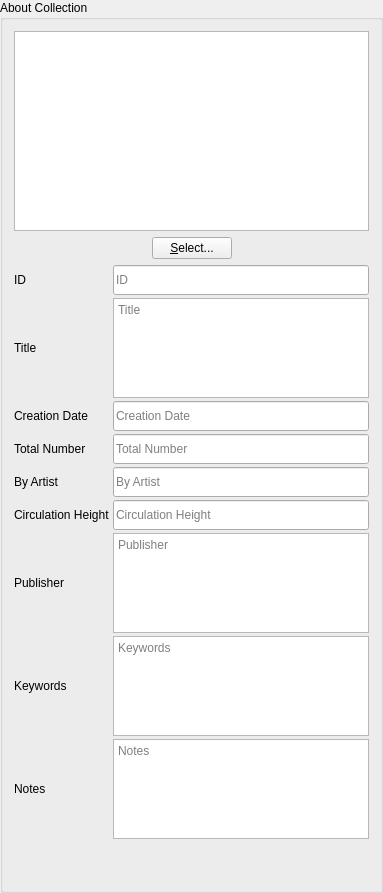
          <widget class="QGroupBox" name="coverImages">
           <property name="sizePolicy">
            <sizepolicy hsizetype="Preferred" vsizetype="Preferred">
             <horstretch>20</horstretch>
             <verstretch>0</verstretch>
            </sizepolicy>
           </property>
           <property name="minimumSize">
            <size>
             <width>200</width>
             <height>0</height>
            </size>
           </property>
           <property name="title">
            <string>About Collection</string>
           </property>
           <layout class="QVBoxLayout" name="verticalLayout">
            <item>
             <widget class="biblioteq_image_drop_site" name="thumbnail_collection">
              <property name="sizePolicy">
               <sizepolicy hsizetype="Minimum" vsizetype="Minimum">
                <horstretch>0</horstretch>
                <verstretch>0</verstretch>
               </sizepolicy>
              </property>
              <property name="minimumSize">
               <size>
                <width>150</width>
                <height>200</height>
               </size>
              </property>
              <property name="toolTip">
               <string>Thumbnail</string>
              </property>
              <property name="renderHints">
               <set>QPainter::Antialiasing|QPainter::SmoothPixmapTransform|QPainter::TextAntialiasing</set>
              </property>
             </widget>
            </item>
            <item>
             <layout class="QHBoxLayout" name="_2">
              <item>
               <spacer>
                <property name="orientation">
                 <enum>Qt::Horizontal</enum>
                </property>
                <property name="sizeHint" stdset="0">
                 <size>
                  <width>40</width>
                  <height>20</height>
                 </size>
                </property>
               </spacer>
              </item>
              <item>
               <widget class="QPushButton" name="select_image_collection">
                <property name="text">
                 <string>&amp;Select...</string>
                </property>
                <property name="icon">
                 <iconset resource="../Icons/icons.qrc">
                  <normaloff>:/16x16/fileopen.png</normaloff>:/16x16/fileopen.png</iconset>
                </property>
               </widget>
              </item>
              <item>
               <spacer>
                <property name="orientation">
                 <enum>Qt::Horizontal</enum>
                </property>
                <property name="sizeHint" stdset="0">
                 <size>
                  <width>40</width>
                  <height>20</height>
                 </size>
                </property>
               </spacer>
              </item>
             </layout>
            </item>
            <item>
             <layout class="QGridLayout" name="gridLayout">
              <property name="spacing">
               <number>3</number>
              </property>
              <item row="3" column="0">
               <widget class="QLabel" name="label_21">
                <property name="text">
                 <string>Creation Date</string>
                </property>
               </widget>
              </item>
              <item row="1" column="1">
               <widget class="QLineEdit" name="id_collection">
                <property name="minimumSize">
                 <size>
                  <width>0</width>
                  <height>30</height>
                 </size>
                </property>
                <property name="placeholderText">
                 <string>ID</string>
                </property>
               </widget>
              </item>
              <item row="2" column="0">
               <widget class="QLabel" name="label_2">
                <property name="text">
                 <string>Title</string>
                </property>
               </widget>
              </item>
              <item row="3" column="1">
               <widget class="QLineEdit" name="creation_date">
                <property name="minimumSize">
                 <size>
                  <width>0</width>
                  <height>30</height>
                 </size>
                </property>
                <property name="placeholderText">
                 <string>Creation Date</string>
                </property>
               </widget>
              </item>
              <item row="1" column="0">
               <widget class="QLabel" name="label_14">
                <property name="text">
                 <string>ID</string>
                </property>
               </widget>
              </item>
              <item row="4" column="1">
               <widget class="QLineEdit" name="total_number">
                <property name="minimumSize">
                 <size>
                  <width>0</width>
                  <height>30</height>
                 </size>
                </property>
                <property name="placeholderText">
                 <string>Total Number</string>
                </property>
               </widget>
              </item>
              <item row="4" column="0">
               <widget class="QLabel" name="label_20">
                <property name="text">
                 <string>Total Number</string>
                </property>
               </widget>
              </item>
              <item row="5" column="1">
               <widget class="QLineEdit" name="by_artist">
                <property name="minimumSize">
                 <size>
                  <width>0</width>
                  <height>30</height>
                 </size>
                </property>
                <property name="placeholderText">
                 <string>By Artist</string>
                </property>
               </widget>
              </item>
              <item row="5" column="0">
               <widget class="QLabel" name="label">
                <property name="text">
                 <string>By Artist</string>
                </property>
               </widget>
              </item>
              <item row="6" column="1">
               <widget class="QLineEdit" name="circulation_height">
                <property name="sizePolicy">
                 <sizepolicy hsizetype="Expanding" vsizetype="Expanding">
                  <horstretch>0</horstretch>
                  <verstretch>0</verstretch>
                 </sizepolicy>
                </property>
                <property name="minimumSize">
                 <size>
                  <width>0</width>
                  <height>30</height>
                 </size>
                </property>
                <property name="placeholderText">
                 <string>Circulation Height</string>
                </property>
               </widget>
              </item>
              <item row="6" column="0">
               <widget class="QLabel" name="label_3">
                <property name="text">
                 <string>Circulation Height</string>
                </property>
               </widget>
              </item>
              <item row="7" column="0">
               <widget class="QLabel" name="label_24">
                <property name="text">
                 <string>Publisher</string>
                </property>
               </widget>
              </item>
              <item row="8" column="0">
               <widget class="QLabel" name="label_25">
                <property name="text">
                 <string>Keywords</string>
                </property>
               </widget>
              </item>
              <item row="9" column="1">
               <widget class="QTextEdit" name="notes">
                <property name="sizePolicy">
                 <sizepolicy hsizetype="Expanding" vsizetype="Preferred">
                  <horstretch>0</horstretch>
                  <verstretch>0</verstretch>
                 </sizepolicy>
                </property>
                <property name="minimumSize">
                 <size>
                  <width>0</width>
                  <height>30</height>
                 </size>
                </property>
                <property name="maximumSize">
                 <size>
                  <width>16777215</width>
                  <height>100</height>
                 </size>
                </property>
                <property name="placeholderText">
                 <string>Notes</string>
                </property>
               </widget>
              </item>
              <item row="9" column="0">
               <widget class="QLabel" name="label_26">
                <property name="text">
                 <string>Notes</string>
                </property>
               </widget>
              </item>
              <item row="2" column="1">
               <widget class="QTextEdit" name="title_collection">
                <property name="sizePolicy">
                 <sizepolicy hsizetype="Expanding" vsizetype="Preferred">
                  <horstretch>0</horstretch>
                  <verstretch>0</verstretch>
                 </sizepolicy>
                </property>
                <property name="minimumSize">
                 <size>
                  <width>0</width>
                  <height>30</height>
                 </size>
                </property>
                <property name="maximumSize">
                 <size>
                  <width>16777215</width>
                  <height>100</height>
                 </size>
                </property>
                <property name="placeholderText">
                 <string>Title</string>
                </property>
               </widget>
              </item>
              <item row="7" column="1">
               <widget class="QTextEdit" name="publisher">
                <property name="sizePolicy">
                 <sizepolicy hsizetype="Expanding" vsizetype="Preferred">
                  <horstretch>0</horstretch>
                  <verstretch>0</verstretch>
                 </sizepolicy>
                </property>
                <property name="minimumSize">
                 <size>
                  <width>0</width>
                  <height>30</height>
                 </size>
                </property>
                <property name="maximumSize">
                 <size>
                  <width>16777215</width>
                  <height>100</height>
                 </size>
                </property>
                <property name="placeholderText">
                 <string>Publisher</string>
                </property>
               </widget>
              </item>
              <item row="8" column="1">
               <widget class="QTextEdit" name="keywords">
                <property name="sizePolicy">
                 <sizepolicy hsizetype="Expanding" vsizetype="Preferred">
                  <horstretch>0</horstretch>
                  <verstretch>0</verstretch>
                 </sizepolicy>
                </property>
                <property name="minimumSize">
                 <size>
                  <width>0</width>
                  <height>30</height>
                 </size>
                </property>
                <property name="maximumSize">
                 <size>
                  <width>16777215</width>
                  <height>100</height>
                 </size>
                </property>
                <property name="placeholderText">
                 <string>Keywords</string>
                </property>
               </widget>
              </item>
             </layout>
            </item>
            <item>
             <spacer name="verticalSpacer">
              <property name="orientation">
               <enum>Qt::Vertical</enum>
              </property>
              <property name="sizeHint" stdset="0">
               <size>
                <width>20</width>
                <height>40</height>
               </size>
              </property>
             </spacer>
            </item>
           </layout>
          </widget>
